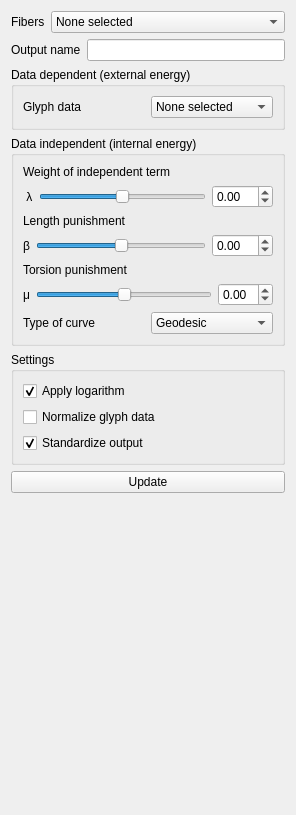
<?xml version="1.0" encoding="UTF-8"?>
<ui version="4.0">
 <class>ScoringMeasuresForm</class>
 <widget class="QWidget" name="ScoringMeasuresForm">
  <property name="geometry">
   <rect>
    <x>0</x>
    <y>0</y>
    <width>296</width>
    <height>815</height>
   </rect>
  </property>
  <property name="acceptDrops">
   <bool>true</bool>
  </property>
  <property name="windowTitle">
   <string>Form</string>
  </property>
  <layout class="QVBoxLayout" name="verticalLayout_3">
   <item>
    <layout class="QGridLayout" name="gridLayout">
     <item row="0" column="0">
      <widget class="QLabel" name="label">
       <property name="text">
        <string>Fibers</string>
       </property>
      </widget>
     </item>
     <item row="0" column="1" colspan="2">
      <widget class="QComboBox" name="fibersCombo">
       <item>
        <property name="text">
         <string>None selected</string>
        </property>
       </item>
      </widget>
     </item>
     <item row="1" column="0" colspan="2">
      <widget class="QLabel" name="label_2">
       <property name="text">
        <string>Output name</string>
       </property>
      </widget>
     </item>
     <item row="1" column="2">
      <widget class="QLineEdit" name="outputLineEdit"/>
     </item>
    </layout>
   </item>
   <item>
    <widget class="QGroupBox" name="dataDependentGroupBox">
     <property name="title">
      <string>Data dependent (external energy)</string>
     </property>
     <layout class="QVBoxLayout" name="verticalLayout">
      <item>
       <layout class="QHBoxLayout" name="horizontalLayout">
        <item>
         <widget class="QLabel" name="label_3">
          <property name="text">
           <string>Glyph data</string>
          </property>
         </widget>
        </item>
        <item>
         <widget class="QComboBox" name="glyphDataCombo">
          <item>
           <property name="text">
            <string>None selected</string>
           </property>
          </item>
         </widget>
        </item>
       </layout>
      </item>
     </layout>
    </widget>
   </item>
   <item>
    <widget class="QGroupBox" name="dataIndependentGroupBox">
     <property name="title">
      <string>Data independent (internal energy)</string>
     </property>
     <layout class="QVBoxLayout" name="verticalLayout_2">
      <item>
       <widget class="QLabel" name="lambdaTopLabel">
        <property name="text">
         <string>Weight of independent term</string>
        </property>
       </widget>
      </item>
      <item>
       <layout class="QHBoxLayout" name="horizontalLayout_2">
        <item>
         <widget class="QLabel" name="lambdaLabel">
          <property name="text">
           <string> λ</string>
          </property>
         </widget>
        </item>
        <item>
         <widget class="QSlider" name="lambdaSlider">
          <property name="minimum">
           <number>-99</number>
          </property>
          <property name="maximum">
           <number>99</number>
          </property>
          <property name="orientation">
           <enum>Qt::Horizontal</enum>
          </property>
         </widget>
        </item>
        <item>
         <widget class="QDoubleSpinBox" name="lambdaSpinBox">
          <property name="decimals">
           <number>2</number>
          </property>
          <property name="minimum">
           <double>-99.000000000000000</double>
          </property>
          <property name="maximum">
           <double>99.000000000000000</double>
          </property>
         </widget>
        </item>
       </layout>
      </item>
      <item>
       <widget class="QLabel" name="label_5">
        <property name="text">
         <string>Length punishment</string>
        </property>
       </widget>
      </item>
      <item>
       <layout class="QHBoxLayout" name="horizontalLayout_3">
        <item>
         <widget class="QLabel" name="label_7">
          <property name="text">
           <string>β</string>
          </property>
         </widget>
        </item>
        <item>
         <widget class="QSlider" name="betaSlider">
          <property name="minimum">
           <number>-99</number>
          </property>
          <property name="maximum">
           <number>99</number>
          </property>
          <property name="orientation">
           <enum>Qt::Horizontal</enum>
          </property>
         </widget>
        </item>
        <item>
         <widget class="QDoubleSpinBox" name="betaSpinBox">
          <property name="decimals">
           <number>2</number>
          </property>
          <property name="minimum">
           <double>-99.000000000000000</double>
          </property>
          <property name="maximum">
           <double>99.000000000000000</double>
          </property>
          <property name="singleStep">
           <double>0.500000000000000</double>
          </property>
         </widget>
        </item>
       </layout>
      </item>
      <item>
       <widget class="QLabel" name="label_9">
        <property name="text">
         <string>Torsion punishment</string>
        </property>
       </widget>
      </item>
      <item>
       <layout class="QHBoxLayout" name="horizontalLayout_5">
        <item>
         <widget class="QLabel" name="label_10">
          <property name="text">
           <string>μ</string>
          </property>
         </widget>
        </item>
        <item>
         <widget class="QSlider" name="muuSlider">
          <property name="minimum">
           <number>-500</number>
          </property>
          <property name="maximum">
           <number>500</number>
          </property>
          <property name="orientation">
           <enum>Qt::Horizontal</enum>
          </property>
         </widget>
        </item>
        <item>
         <widget class="QDoubleSpinBox" name="muuSpinBox">
          <property name="decimals">
           <number>2</number>
          </property>
          <property name="minimum">
           <double>-5.000000000000000</double>
          </property>
          <property name="maximum">
           <double>5.000000000000000</double>
          </property>
          <property name="singleStep">
           <double>0.010000000000000</double>
          </property>
         </widget>
        </item>
       </layout>
      </item>
      <item>
       <layout class="QHBoxLayout" name="horizontalLayout_4">
        <item>
         <widget class="QLabel" name="label_8">
          <property name="text">
           <string>Type of curve</string>
          </property>
         </widget>
        </item>
        <item>
         <widget class="QComboBox" name="typeCurveCombo">
          <item>
           <property name="text">
            <string>Geodesic</string>
           </property>
          </item>
          <item>
           <property name="text">
            <string>Elastica</string>
           </property>
          </item>
         </widget>
        </item>
       </layout>
      </item>
     </layout>
    </widget>
   </item>
   <item>
    <widget class="QGroupBox" name="settingsGroupBox">
     <property name="title">
      <string>Settings</string>
     </property>
     <layout class="QVBoxLayout" name="verticalLayout_4">
      <item>
       <widget class="QCheckBox" name="applyLogarithmCheckBox">
        <property name="text">
         <string>Apply logarithm</string>
        </property>
        <property name="checked">
         <bool>true</bool>
        </property>
       </widget>
      </item>
      <item>
       <widget class="QCheckBox" name="normalizeGlyphDataCheckBox">
        <property name="text">
         <string>Normalize glyph data</string>
        </property>
       </widget>
      </item>
      <item>
       <widget class="QCheckBox" name="standardizeScalarsCheckBox">
        <property name="text">
         <string>Standardize output</string>
        </property>
        <property name="checked">
         <bool>true</bool>
        </property>
       </widget>
      </item>
     </layout>
    </widget>
   </item>
   <item>
    <widget class="QPushButton" name="updateButton">
     <property name="text">
      <string>Update</string>
     </property>
    </widget>
   </item>
   <item>
    <spacer name="verticalSpacer">
     <property name="orientation">
      <enum>Qt::Vertical</enum>
     </property>
     <property name="sizeHint" stdset="0">
      <size>
       <width>20</width>
       <height>251</height>
      </size>
     </property>
    </spacer>
   </item>
  </layout>
 </widget>
 <resources/>
 <connections/>
</ui>
